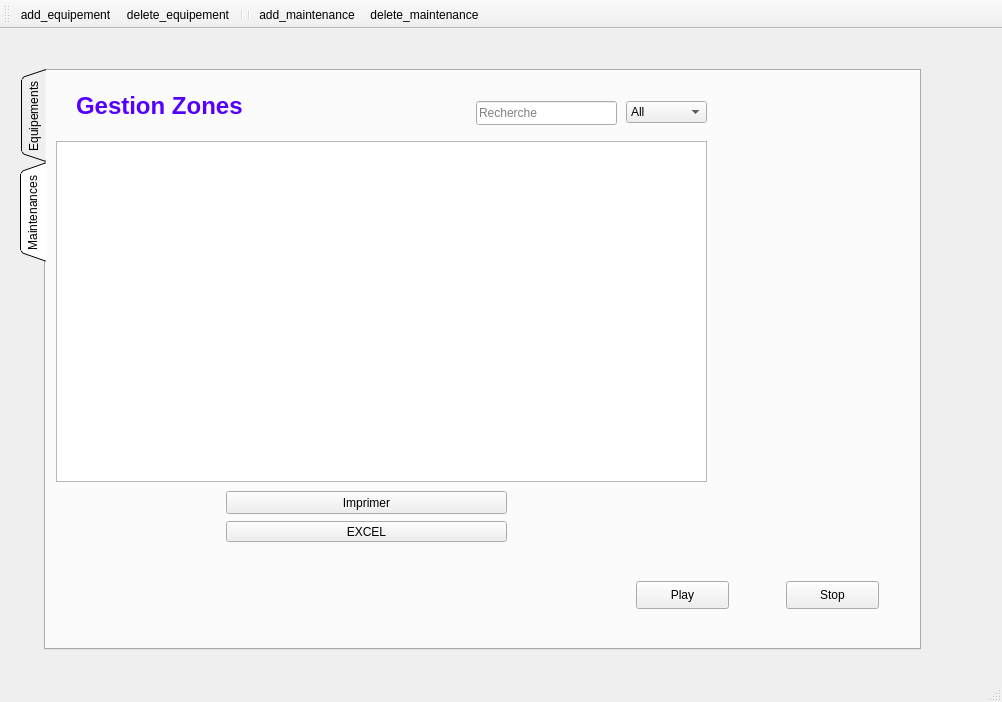
<?xml version="1.0" encoding="UTF-8"?>
<ui version="4.0">
 <class>gestion_wael</class>
 <widget class="QMainWindow" name="gestion_wael">
  <property name="geometry">
   <rect>
    <x>0</x>
    <y>0</y>
    <width>1002</width>
    <height>702</height>
   </rect>
  </property>
  <property name="windowTitle">
   <string>MainWindow</string>
  </property>
  <widget class="QWidget" name="centralwidget">
   <widget class="QTabWidget" name="tabWidget">
    <property name="geometry">
     <rect>
      <x>20</x>
      <y>40</y>
      <width>901</width>
      <height>581</height>
     </rect>
    </property>
    <property name="tabPosition">
     <enum>QTabWidget::West</enum>
    </property>
    <property name="tabShape">
     <enum>QTabWidget::Triangular</enum>
    </property>
    <property name="currentIndex">
     <number>1</number>
    </property>
    <widget class="QWidget" name="tab">
     <attribute name="title">
      <string>Equipements</string>
     </attribute>
     <widget class="QLineEdit" name="rech_equipement">
      <property name="geometry">
       <rect>
        <x>430</x>
        <y>30</y>
        <width>151</width>
        <height>24</height>
       </rect>
      </property>
      <property name="placeholderText">
       <string>Recherche</string>
      </property>
      <property name="clearButtonEnabled">
       <bool>true</bool>
      </property>
     </widget>
     <widget class="QTableView" name="table_equipement">
      <property name="geometry">
       <rect>
        <x>20</x>
        <y>71</y>
        <width>651</width>
        <height>331</height>
       </rect>
      </property>
      <property name="styleSheet">
       <string notr="true"/>
      </property>
      <property name="sortingEnabled">
       <bool>true</bool>
      </property>
      <attribute name="horizontalHeaderCascadingSectionResizes">
       <bool>true</bool>
      </attribute>
      <attribute name="horizontalHeaderShowSortIndicator" stdset="0">
       <bool>true</bool>
      </attribute>
      <attribute name="horizontalHeaderStretchLastSection">
       <bool>false</bool>
      </attribute>
     </widget>
     <widget class="QLabel" name="label">
      <property name="geometry">
       <rect>
        <x>20</x>
        <y>20</y>
        <width>261</width>
        <height>31</height>
       </rect>
      </property>
      <property name="text">
       <string>&lt;html&gt;&lt;head/&gt;&lt;body&gt;&lt;p&gt;&lt;span style=&quot; font-size:18pt; font-weight:600; color:#5500ff;&quot;&gt;Gestion Equipements&lt;/span&gt;&lt;/p&gt;&lt;/body&gt;&lt;/html&gt;</string>
      </property>
     </widget>
     <widget class="QComboBox" name="equipement_sel_col">
      <property name="geometry">
       <rect>
        <x>591</x>
        <y>30</y>
        <width>81</width>
        <height>22</height>
       </rect>
      </property>
      <item>
       <property name="text">
        <string>All</string>
       </property>
      </item>
      <item>
       <property name="text">
        <string>ID</string>
       </property>
      </item>
      <item>
       <property name="text">
        <string>Nom</string>
       </property>
      </item>
      <item>
       <property name="text">
        <string>Date Achat</string>
       </property>
      </item>
      <item>
       <property name="text">
        <string>Prix</string>
       </property>
      </item>
      <item>
       <property name="text">
        <string>Etat</string>
       </property>
      </item>
     </widget>
     <widget class="QPushButton" name="pushButton_3">
      <property name="geometry">
       <rect>
        <x>410</x>
        <y>410</y>
        <width>93</width>
        <height>28</height>
       </rect>
      </property>
      <property name="text">
       <string>UPLOAD IMAGE</string>
      </property>
     </widget>
     <widget class="QLabel" name="label_2">
      <property name="geometry">
       <rect>
        <x>600</x>
        <y>420</y>
        <width>131</width>
        <height>81</height>
       </rect>
      </property>
      <property name="text">
       <string/>
      </property>
     </widget>
     <widget class="QProgressBar" name="progressBar">
      <property name="geometry">
       <rect>
        <x>340</x>
        <y>480</y>
        <width>231</width>
        <height>23</height>
       </rect>
      </property>
      <property name="value">
       <number>24</number>
      </property>
     </widget>
     <widget class="QPushButton" name="pushButton">
      <property name="geometry">
       <rect>
        <x>20</x>
        <y>420</y>
        <width>93</width>
        <height>28</height>
       </rect>
      </property>
      <property name="text">
       <string>PRIX TOTAL</string>
      </property>
     </widget>
     <widget class="QLabel" name="label_3">
      <property name="geometry">
       <rect>
        <x>140</x>
        <y>426</y>
        <width>81</width>
        <height>20</height>
       </rect>
      </property>
      <property name="text">
       <string/>
      </property>
     </widget>
     <widget class="QLabel" name="label_5">
      <property name="geometry">
       <rect>
        <x>134</x>
        <y>475</y>
        <width>71</width>
        <height>21</height>
       </rect>
      </property>
      <property name="text">
       <string/>
      </property>
     </widget>
     <widget class="QPushButton" name="pushButton_4">
      <property name="geometry">
       <rect>
        <x>20</x>
        <y>480</y>
        <width>93</width>
        <height>28</height>
       </rect>
      </property>
      <property name="text">
       <string>UPLOAD VIDEO</string>
      </property>
     </widget>
     <widget class="QLabel" name="Clocklabel">
      <property name="geometry">
       <rect>
        <x>700</x>
        <y>10</y>
        <width>121</width>
        <height>16</height>
       </rect>
      </property>
      <property name="text">
       <string/>
      </property>
     </widget>
     <widget class="QLabel" name="date">
      <property name="geometry">
       <rect>
        <x>700</x>
        <y>45</y>
        <width>111</width>
        <height>21</height>
       </rect>
      </property>
      <property name="text">
       <string/>
      </property>
     </widget>
    </widget>
    <widget class="QWidget" name="tab_2">
     <attribute name="title">
      <string>Maintenances</string>
     </attribute>
     <widget class="QTableView" name="table_maintenance">
      <property name="geometry">
       <rect>
        <x>10</x>
        <y>70</y>
        <width>651</width>
        <height>341</height>
       </rect>
      </property>
      <property name="selectionMode">
       <enum>QAbstractItemView::ExtendedSelection</enum>
      </property>
      <property name="sortingEnabled">
       <bool>true</bool>
      </property>
      <attribute name="horizontalHeaderShowSortIndicator" stdset="0">
       <bool>false</bool>
      </attribute>
     </widget>
     <widget class="QLabel" name="label_4">
      <property name="geometry">
       <rect>
        <x>30</x>
        <y>20</y>
        <width>211</width>
        <height>31</height>
       </rect>
      </property>
      <property name="text">
       <string>&lt;html&gt;&lt;head/&gt;&lt;body&gt;&lt;p&gt;&lt;span style=&quot; font-size:18pt; font-weight:600; color:#5500ff;&quot;&gt;Gestion Zones&lt;/span&gt;&lt;/p&gt;&lt;/body&gt;&lt;/html&gt;</string>
      </property>
     </widget>
     <widget class="QLineEdit" name="rech_maintenance">
      <property name="geometry">
       <rect>
        <x>430</x>
        <y>30</y>
        <width>141</width>
        <height>24</height>
       </rect>
      </property>
      <property name="placeholderText">
       <string>Recherche</string>
      </property>
      <property name="clearButtonEnabled">
       <bool>true</bool>
      </property>
     </widget>
     <widget class="QComboBox" name="maintenance_sel_col">
      <property name="geometry">
       <rect>
        <x>580</x>
        <y>30</y>
        <width>81</width>
        <height>22</height>
       </rect>
      </property>
      <item>
       <property name="text">
        <string>All</string>
       </property>
      </item>
      <item>
       <property name="text">
        <string>ID</string>
       </property>
      </item>
      <item>
       <property name="text">
        <string>Equipement</string>
       </property>
      </item>
      <item>
       <property name="text">
        <string>Duree</string>
       </property>
      </item>
      <item>
       <property name="text">
        <string>Total</string>
       </property>
      </item>
      <item>
       <property name="text">
        <string>Type Panne</string>
       </property>
      </item>
     </widget>
     <widget class="QPushButton" name="pushButton_2">
      <property name="geometry">
       <rect>
        <x>180</x>
        <y>420</y>
        <width>281</width>
        <height>23</height>
       </rect>
      </property>
      <property name="text">
       <string>Imprimer</string>
      </property>
     </widget>
     <widget class="QPushButton" name="pushButton_5">
      <property name="geometry">
       <rect>
        <x>180</x>
        <y>450</y>
        <width>281</width>
        <height>21</height>
       </rect>
      </property>
      <property name="text">
       <string>EXCEL</string>
      </property>
     </widget>
     <widget class="QPushButton" name="play">
      <property name="geometry">
       <rect>
        <x>590</x>
        <y>510</y>
        <width>93</width>
        <height>28</height>
       </rect>
      </property>
      <property name="text">
       <string>Play</string>
      </property>
     </widget>
     <widget class="QPushButton" name="stop">
      <property name="geometry">
       <rect>
        <x>740</x>
        <y>510</y>
        <width>93</width>
        <height>28</height>
       </rect>
      </property>
      <property name="text">
       <string>Stop</string>
      </property>
     </widget>
    </widget>
   </widget>
  </widget>
  <widget class="QMenuBar" name="menubar">
   <property name="geometry">
    <rect>
     <x>0</x>
     <y>0</y>
     <width>1002</width>
     <height>26</height>
    </rect>
   </property>
  </widget>
  <widget class="QStatusBar" name="statusbar"/>
  <widget class="QToolBar" name="toolBar">
   <property name="windowTitle">
    <string>toolBar</string>
   </property>
   <attribute name="toolBarArea">
    <enum>TopToolBarArea</enum>
   </attribute>
   <attribute name="toolBarBreak">
    <bool>false</bool>
   </attribute>
   <addaction name="actionadd_equipement"/>
   <addaction name="actiondelete_equipement"/>
   <addaction name="separator"/>
   <addaction name="separator"/>
   <addaction name="actionadd_maintenance"/>
   <addaction name="actiondelete_maintenance"/>
  </widget>
  <action name="actionadd_equipement">
   <property name="icon">
    <iconset resource="Resources.qrc">
     <normaloff>:/res/img/Add-icon.png</normaloff>:/res/img/Add-icon.png</iconset>
   </property>
   <property name="text">
    <string>add_equipement</string>
   </property>
   <property name="shortcut">
    <string>Ctrl+A</string>
   </property>
  </action>
  <action name="actiondelete_equipement">
   <property name="icon">
    <iconset resource="Resources.qrc">
     <normaloff>:/res/img/delete-icon.png</normaloff>:/res/img/delete-icon.png</iconset>
   </property>
   <property name="text">
    <string>delete_equipement</string>
   </property>
   <property name="shortcut">
    <string>Ctrl+D</string>
   </property>
  </action>
  <action name="actionadd_maintenance">
   <property name="text">
    <string>add_maintenance</string>
   </property>
   <property name="shortcut">
    <string>Ctrl+Shift+A</string>
   </property>
  </action>
  <action name="actiondelete_maintenance">
   <property name="text">
    <string>delete_maintenance</string>
   </property>
   <property name="shortcut">
    <string>Ctrl+Shift+D</string>
   </property>
  </action>
 </widget>
 <resources>
  <include location="Resources.qrc"/>
 </resources>
 <connections/>
</ui>
